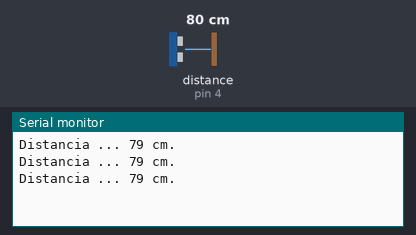
Bench run of a sketch on a simulated Arduino Uno, built with avr-gcc and run on an emulated ATmega328P. Shown: the last lines printed to the serial monitor. Wiring (inferred from the names in the program): ultrasonic range finder: trigger pin 2; echo pin 4. The inputs (shaded band) are chosen by the test bench; at power-on: distance to the obstacle (sensor on pin 4) 80 cm. The echo pulse lasts 58.3 µs per cm.

Above: at 1.3 s.
1.4 s: distance to the obstacle (sensor on pin 4) set to 2 cm
At 1.9 s:
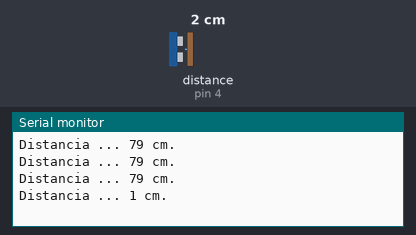
2.9 s: distance to the obstacle (sensor on pin 4) set to 4 cm
At 3.4 s:
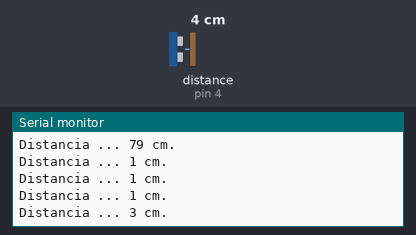
Timing chart, 0 to 5.9 s (numbered marks = the images above; inputs shaded):
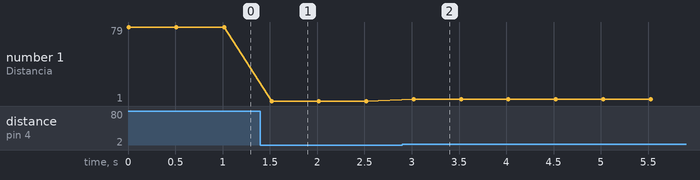

The sketch:

Ultrasonic01.ino
```cpp
/*
 *  Hispalis RobIOTics Arduino Trainer
 *
 *  Programa: Ultrasonic01
 *
 *  Proposito:
 *
 *      Test del sensor HCSR04
 *
 *  Version: ArduinoTrainer v1.0 / Hercules v1.0
 *  Revision:Octubre 2017
 *
 *
 *  Notas:
 *
 *  El sensor HCSR04 posee 2 pines, ECHO y TRIGGER.
 *  Los pines pertinentes corresponden a las E/S siguientes
 *
 *  Arduino Trainer v1.0
 *    ECHO:     Pin 4
 *    TRIGGER:  Pin 2
 *
 *  Hercules v1.0
 *    ECHO:     Pin 2
 *    TRIGGER:  Pin 3
 *
 */

#define HCSR04_ECHO           4
#define HCSR04_TRIGGER        2


void setup()
{
  pinMode(HCSR04_TRIGGER , OUTPUT);
  pinMode(HCSR04_ECHO , INPUT);
  Serial.begin( 115200);
}

void loop()
{
  int distancia;
  distancia = Distance_StandardTest();
  Serial.println( "Distancia ... "+ String(distancia) + " cm.");
  delay( 500 );
}


/*
    Funcion:  Distance_StandardTest()

      Devuelve en cm la distancia del sensor HCSR04 al objeto más cercano

      Funcionamiento:

        1)    Lanzamos un pulso de señal cuadrado. Para ello el pin TRIGGER
                a) Lo ponemos a LOW, y esperamos un tiempo a que se estabilice ( por si estaba en nivel HIGH )
                b) Lo ponemos a HIGH, y esperamos un tiempo
                c) Lo ponemos a LOW again
        2)  El sensor devuelve un pulso de entrada en el pin ECHO, que es el tiempo de ida y vuelta del sonido

        3)  Con una formula lo convertimos a cm.
*/
int Distance_StandardTest(void)
{
  long duracion, distancia;

  //  Pulso en TRIGGER
  digitalWrite(HCSR04_TRIGGER , LOW);
  delayMicroseconds(5);
  digitalWrite(HCSR04_TRIGGER, HIGH);
  delayMicroseconds(5);
  digitalWrite(HCSR04_TRIGGER, LOW);

  //  Pulso de ECHO
  duracion = pulseIn(HCSR04_ECHO , HIGH) ;

  //  Conversion a int. Podemos convertir a float ...
  distancia = (int) (duracion / 2 / 29.1 ) ;

  //Serial.println( "Distancia ... "+ String(distancia) + " cm.") ;

  return distancia;
}
```

Measured:
- after the input at 1.4 s, the serial monitor: prints a new line after 0.12 s (image 1)
- after the input at 2.9 s, the serial monitor: prints a new line after 0.12 s (image 2)
- plotted number 1: 79 → 1 after the input at 1.4 s, 1 → 3 after the input at 2.9 s
